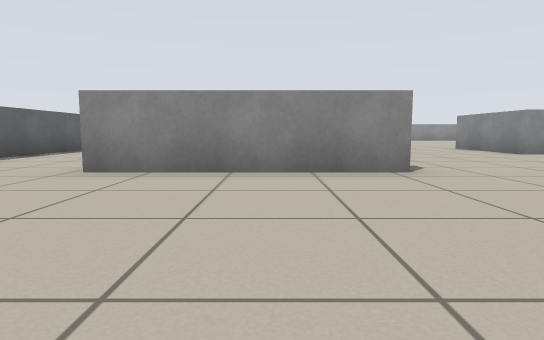
view 1 (above)

18 first-person views from a walk through a world built for the Player/Stage simulator. The camera is 0.49 m above the floor, tilts 6° down and sees 75° across. The lines on the ground mark 1 m squares. The floor is counted in squares, 1 m on a side. Each view is taken from the middle of a square. On the plan, view 1 faces up. The plan holds only what a view shows up to about 9 squares ahead; the rest is blank. Robots are left out.

view 2
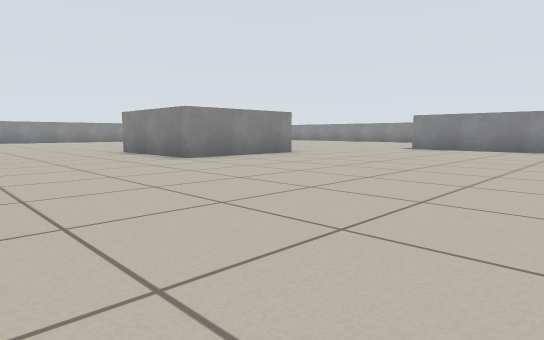

view 3
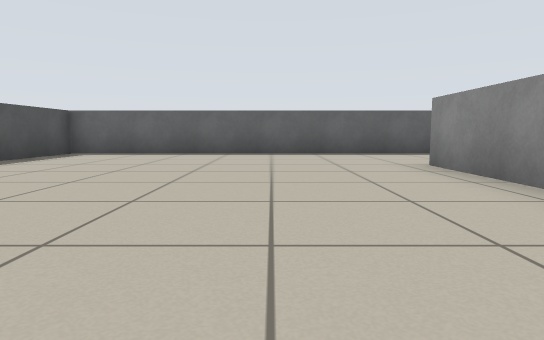

view 4
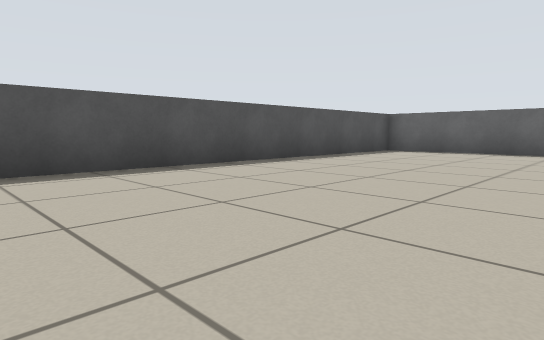

view 5
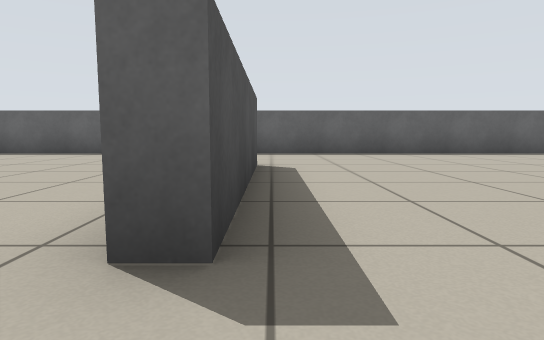

view 6
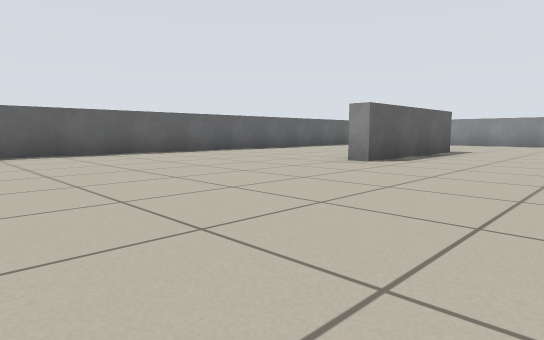

view 7
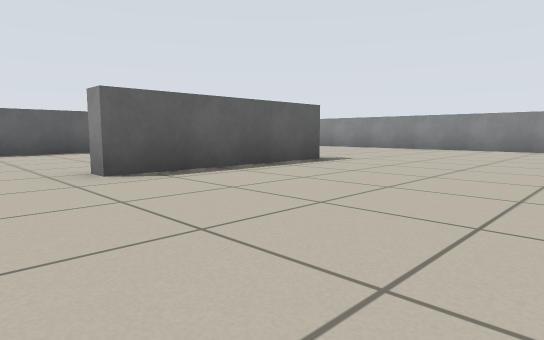

view 8
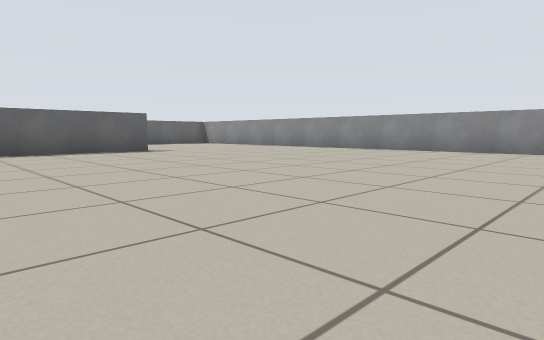

view 9
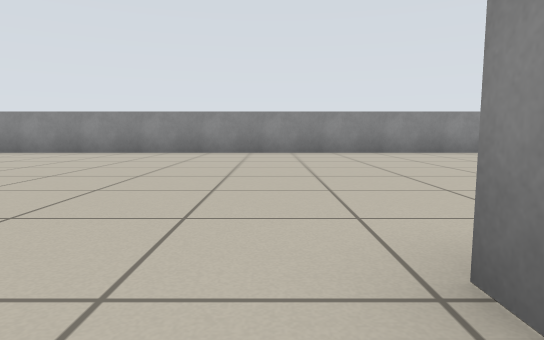

view 10
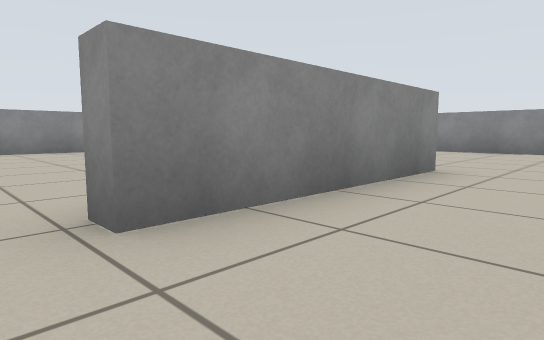

view 11
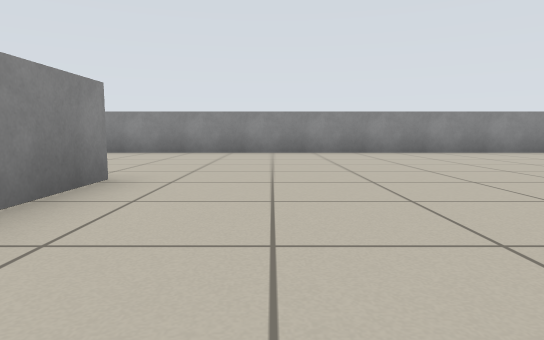

view 12
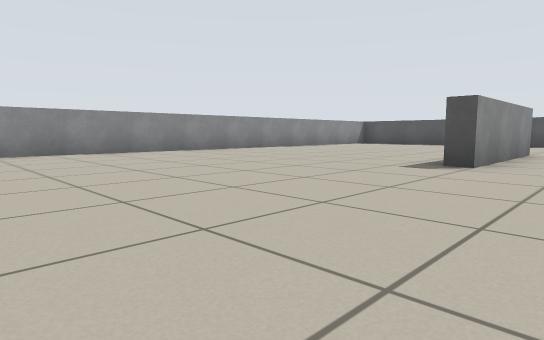

view 13
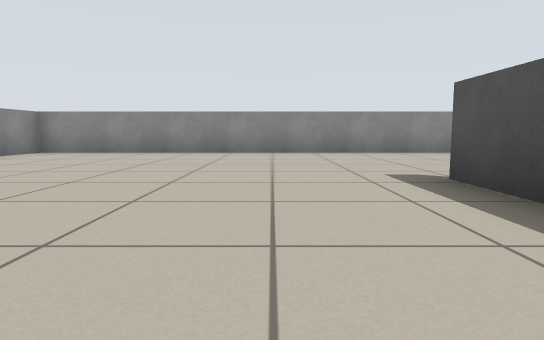

view 14
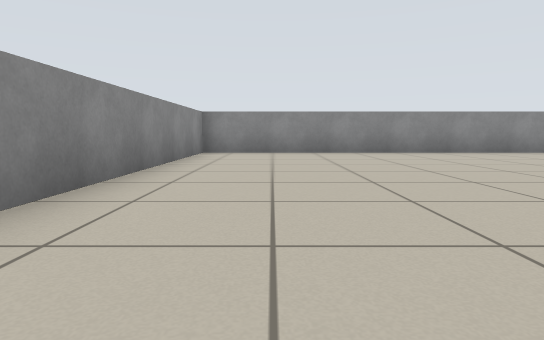

view 15
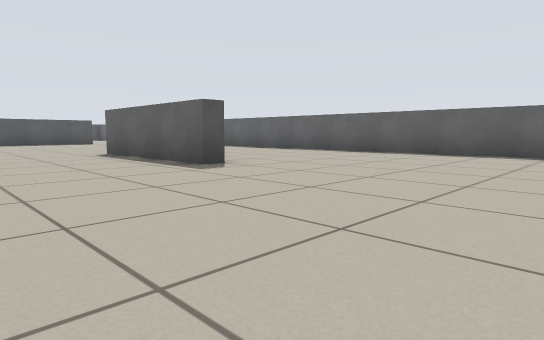

view 16
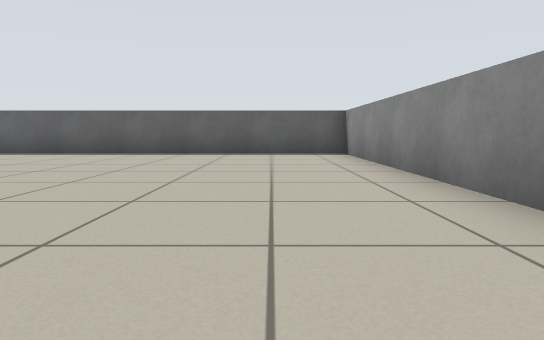

view 17
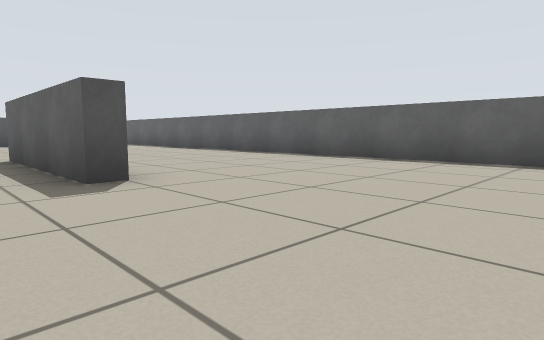

view 18
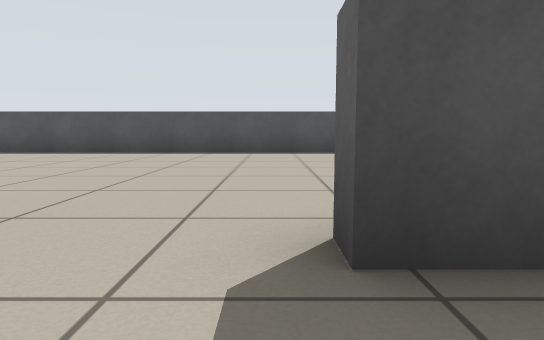

### Floor plan
Points are (right, up) in squares from view 1. A wall is a line through its corners. A room is listed if a view was taken in it or the views show most of it. See-through windows are left out.
Room 1 (views 1, 2, 3, 4, 5, 6, 7, 8, 9, 10, 11, 12, 13, 14, 15, 16, 17, 18)
walls: (8.8, 8) (5.7, 8) (5.7, 11); (-0.6, 16.4) (-0.1, 16.4) (-0.1, 12.5) (-0.6, 12.5); (-2.1, 4.8) (1.7, 4.8) (1.7, 4.4) (-2.4, 4.4); (13.4, 14.1) (14.8, 14.1); (14.8, 13.7) (10.7, 13.7) (10.7, 14.2); (12.5, 2.5) (12.5, 6.5) (13, 6.5); (-5.3, 21.2) (-5.3, -2.7) (8.8, -2.7); (19.7, 5.2) (19.7, 21.7) (-4.5, 21.7)

Where each view was taken, in squares from view 1:
view 1: 0 up, 0 right, facing up
view 2: 2 up, 2 right, facing up-right
view 3: 2 up, 3 right, facing left
view 4: 2 up, 4 right, facing down-left
view 5: 5 up, 3 right, facing left
view 6: 7 up, 3 right, facing up-left
view 7: 11 up, 4 right, facing up-left
view 8: 12 up, 9 right, facing up-left
view 9: 13 up, 10 right, facing up
view 10: 12 up, 10 right, facing up-right
view 11: 12 up, 11 right, facing right
view 12: 12 up, 11 right, facing down-right
view 13: 16 up, 11 right, facing right
view 14: 20 up, 11 right, facing right
view 15: 21 up, 3 right, facing down-left
view 16: 20 up, 3 right, facing left
view 17: 20 up, 1 right, facing down-left
view 18: 6 up, 2 right, facing down
